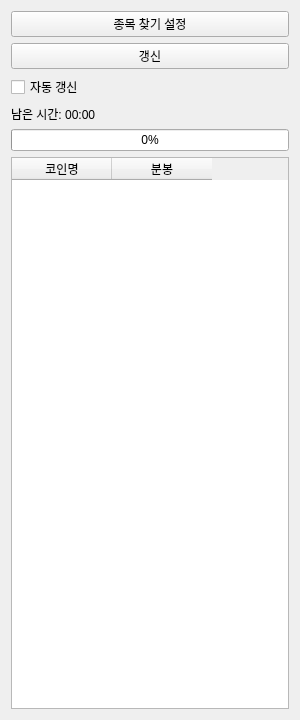
<?xml version="1.0" encoding="UTF-8"?>
<ui version="4.0">
 <class>ScannerFrameWidget</class>
 <widget class="QWidget" name="ScannerFrameWidget">
  <property name="geometry">
   <rect>
    <x>0</x>
    <y>0</y>
    <width>300</width>
    <height>720</height>
   </rect>
  </property>
  <property name="windowTitle">
   <string>종목 찾기</string>
  </property>
  <layout class="QVBoxLayout" name="verticalLayout">
   <item>
    <widget class="QPushButton" name="settingsButton">
     <property name="text">
      <string>종목 찾기 설정</string>
     </property>
    </widget>
   </item>
   <item>
    <widget class="QPushButton" name="refreshButton">
     <property name="text">
      <string>갱신</string>
     </property>
    </widget>
   </item>
   <item>
    <widget class="QCheckBox" name="autoRefreshCheckBox">
     <property name="text">
      <string>자동 갱신</string>
     </property>
    </widget>
   </item>
   <item>
    <widget class="QLabel" name="remainingTimeLabel">
     <property name="text">
      <string>남은 시간: 00:00</string>
     </property>
    </widget>
   </item>
   <item>
    <widget class="QProgressBar" name="progressBar">
     <property name="value">
      <number>0</number>
     </property>
    </widget>
   </item>
   <item>
    <widget class="QTableWidget" name="searchTable">
     <property name="columnCount">
      <number>2</number>
     </property>
     <column>
      <property name="text">
       <string>코인명</string>
      </property>
     </column>
     <column>
      <property name="text">
       <string>분봉</string>
      </property>
     </column>
    </widget>
   </item>
  </layout>
 </widget>
 <resources/>
 <connections/>
</ui>
